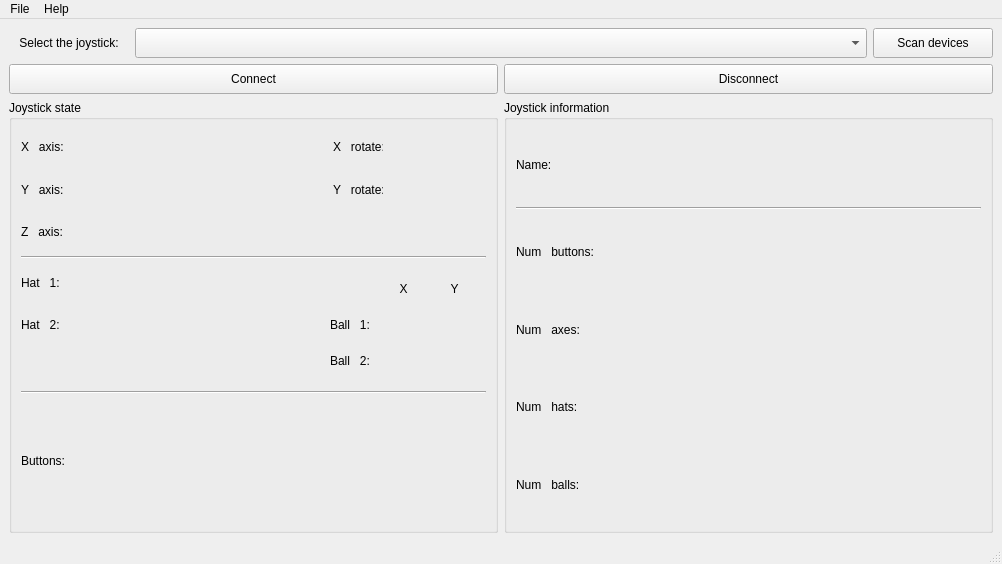
<?xml version="1.0" encoding="UTF-8"?>
<ui version="4.0">
 <class>VJoystickMainWindow</class>
 <widget class="QMainWindow" name="VJoystickMainWindow">
  <property name="geometry">
   <rect>
    <x>0</x>
    <y>0</y>
    <width>1002</width>
    <height>564</height>
   </rect>
  </property>
  <property name="windowTitle">
   <string>vjoystick-ui</string>
  </property>
  <property name="windowIcon">
   <iconset resource="resources/resources.qrc">
    <normaloff>:/logo.png</normaloff>:/logo.png</iconset>
  </property>
  <widget class="QWidget" name="centralwidget">
   <layout class="QVBoxLayout" name="verticalLayout">
    <item>
     <layout class="QHBoxLayout" name="horizontalLayout">
      <property name="sizeConstraint">
       <enum>QLayout::SetMinimumSize</enum>
      </property>
      <item>
       <widget class="QLabel" name="lableSelectJoy">
        <property name="maximumSize">
         <size>
          <width>120</width>
          <height>30</height>
         </size>
        </property>
        <property name="text">
         <string>Select the joystick:</string>
        </property>
        <property name="alignment">
         <set>Qt::AlignCenter</set>
        </property>
       </widget>
      </item>
      <item>
       <widget class="QComboBox" name="comboBoxSelectJoy">
        <property name="maximumSize">
         <size>
          <width>16777215</width>
          <height>30</height>
         </size>
        </property>
       </widget>
      </item>
      <item>
       <widget class="QPushButton" name="pushButtonScan">
        <property name="maximumSize">
         <size>
          <width>120</width>
          <height>30</height>
         </size>
        </property>
        <property name="text">
         <string>Scan devices</string>
        </property>
       </widget>
      </item>
     </layout>
    </item>
    <item>
     <layout class="QHBoxLayout" name="horizontalLayout_2">
      <property name="sizeConstraint">
       <enum>QLayout::SetMinimumSize</enum>
      </property>
      <item>
       <widget class="QPushButton" name="pushButtonConnect">
        <property name="maximumSize">
         <size>
          <width>16777215</width>
          <height>30</height>
         </size>
        </property>
        <property name="text">
         <string>Connect</string>
        </property>
       </widget>
      </item>
      <item>
       <widget class="QPushButton" name="pushButtonDisconnect">
        <property name="maximumSize">
         <size>
          <width>16777215</width>
          <height>30</height>
         </size>
        </property>
        <property name="text">
         <string>Disconnect</string>
        </property>
       </widget>
      </item>
     </layout>
    </item>
    <item>
     <layout class="QHBoxLayout" name="horizontalLayout_3">
      <property name="sizeConstraint">
       <enum>QLayout::SetMaximumSize</enum>
      </property>
      <item>
       <widget class="QGroupBox" name="groupBoxState">
        <property name="minimumSize">
         <size>
          <width>350</width>
          <height>250</height>
         </size>
        </property>
        <property name="maximumSize">
         <size>
          <width>16777215</width>
          <height>16777215</height>
         </size>
        </property>
        <property name="title">
         <string>Joystick state</string>
        </property>
        <layout class="QVBoxLayout" name="verticalLayout_6">
         <item>
          <layout class="QHBoxLayout" name="horizontalLayout_14">
           <item>
            <layout class="QVBoxLayout" name="verticalLayout_4">
             <item>
              <layout class="QHBoxLayout" name="horizontalLayout_9">
               <item>
                <widget class="QLabel" name="labelXAxisText">
                 <property name="minimumSize">
                  <size>
                   <width>45</width>
                   <height>0</height>
                  </size>
                 </property>
                 <property name="maximumSize">
                  <size>
                   <width>45</width>
                   <height>16777215</height>
                  </size>
                 </property>
                 <property name="text">
                  <string>X   axis:</string>
                 </property>
                </widget>
               </item>
               <item>
                <spacer name="horizontalSpacer_6">
                 <property name="orientation">
                  <enum>Qt::Horizontal</enum>
                 </property>
                 <property name="sizeHint" stdset="0">
                  <size>
                   <width>40</width>
                   <height>20</height>
                  </size>
                 </property>
                </spacer>
               </item>
               <item>
                <widget class="QLabel" name="labelXAxis">
                 <property name="minimumSize">
                  <size>
                   <width>45</width>
                   <height>0</height>
                  </size>
                 </property>
                 <property name="maximumSize">
                  <size>
                   <width>45</width>
                   <height>16777215</height>
                  </size>
                 </property>
                 <property name="text">
                  <string/>
                 </property>
                 <property name="alignment">
                  <set>Qt::AlignRight|Qt::AlignTrailing|Qt::AlignVCenter</set>
                 </property>
                </widget>
               </item>
              </layout>
             </item>
             <item>
              <layout class="QHBoxLayout" name="horizontalLayout_10">
               <item>
                <widget class="QLabel" name="labelYAxisText">
                 <property name="minimumSize">
                  <size>
                   <width>45</width>
                   <height>0</height>
                  </size>
                 </property>
                 <property name="maximumSize">
                  <size>
                   <width>45</width>
                   <height>16777215</height>
                  </size>
                 </property>
                 <property name="text">
                  <string>Y   axis:</string>
                 </property>
                </widget>
               </item>
               <item>
                <spacer name="horizontalSpacer_7">
                 <property name="orientation">
                  <enum>Qt::Horizontal</enum>
                 </property>
                 <property name="sizeHint" stdset="0">
                  <size>
                   <width>40</width>
                   <height>20</height>
                  </size>
                 </property>
                </spacer>
               </item>
               <item>
                <widget class="QLabel" name="labelYAxis">
                 <property name="minimumSize">
                  <size>
                   <width>45</width>
                   <height>0</height>
                  </size>
                 </property>
                 <property name="maximumSize">
                  <size>
                   <width>45</width>
                   <height>16777215</height>
                  </size>
                 </property>
                 <property name="text">
                  <string/>
                 </property>
                 <property name="alignment">
                  <set>Qt::AlignRight|Qt::AlignTrailing|Qt::AlignVCenter</set>
                 </property>
                </widget>
               </item>
              </layout>
             </item>
             <item>
              <layout class="QHBoxLayout" name="horizontalLayout_11">
               <item>
                <widget class="QLabel" name="labelZAxisText">
                 <property name="minimumSize">
                  <size>
                   <width>45</width>
                   <height>0</height>
                  </size>
                 </property>
                 <property name="maximumSize">
                  <size>
                   <width>45</width>
                   <height>16777215</height>
                  </size>
                 </property>
                 <property name="text">
                  <string>Z   axis:</string>
                 </property>
                </widget>
               </item>
               <item>
                <spacer name="horizontalSpacer_8">
                 <property name="orientation">
                  <enum>Qt::Horizontal</enum>
                 </property>
                 <property name="sizeHint" stdset="0">
                  <size>
                   <width>40</width>
                   <height>20</height>
                  </size>
                 </property>
                </spacer>
               </item>
               <item>
                <widget class="QLabel" name="labelZAxis">
                 <property name="minimumSize">
                  <size>
                   <width>45</width>
                   <height>0</height>
                  </size>
                 </property>
                 <property name="maximumSize">
                  <size>
                   <width>45</width>
                   <height>16777215</height>
                  </size>
                 </property>
                 <property name="text">
                  <string/>
                 </property>
                 <property name="alignment">
                  <set>Qt::AlignRight|Qt::AlignTrailing|Qt::AlignVCenter</set>
                 </property>
                </widget>
               </item>
              </layout>
             </item>
            </layout>
           </item>
           <item>
            <spacer name="horizontalSpacer_12">
             <property name="orientation">
              <enum>Qt::Horizontal</enum>
             </property>
             <property name="sizeHint" stdset="0">
              <size>
               <width>40</width>
               <height>20</height>
              </size>
             </property>
            </spacer>
           </item>
           <item>
            <layout class="QVBoxLayout" name="verticalLayout_3">
             <item>
              <layout class="QHBoxLayout" name="horizontalLayout_12">
               <item>
                <widget class="QLabel" name="labelXRotateText">
                 <property name="minimumSize">
                  <size>
                   <width>50</width>
                   <height>0</height>
                  </size>
                 </property>
                 <property name="maximumSize">
                  <size>
                   <width>45</width>
                   <height>16777215</height>
                  </size>
                 </property>
                 <property name="text">
                  <string>X   rotate:</string>
                 </property>
                </widget>
               </item>
               <item>
                <spacer name="horizontalSpacer_9">
                 <property name="orientation">
                  <enum>Qt::Horizontal</enum>
                 </property>
                 <property name="sizeHint" stdset="0">
                  <size>
                   <width>40</width>
                   <height>20</height>
                  </size>
                 </property>
                </spacer>
               </item>
               <item>
                <widget class="QLabel" name="labelXRotate">
                 <property name="minimumSize">
                  <size>
                   <width>45</width>
                   <height>0</height>
                  </size>
                 </property>
                 <property name="maximumSize">
                  <size>
                   <width>45</width>
                   <height>16777215</height>
                  </size>
                 </property>
                 <property name="text">
                  <string/>
                 </property>
                 <property name="alignment">
                  <set>Qt::AlignRight|Qt::AlignTrailing|Qt::AlignVCenter</set>
                 </property>
                </widget>
               </item>
              </layout>
             </item>
             <item>
              <layout class="QHBoxLayout" name="horizontalLayout_13">
               <item>
                <widget class="QLabel" name="labelYRotateText">
                 <property name="minimumSize">
                  <size>
                   <width>50</width>
                   <height>0</height>
                  </size>
                 </property>
                 <property name="maximumSize">
                  <size>
                   <width>50</width>
                   <height>16777215</height>
                  </size>
                 </property>
                 <property name="text">
                  <string>Y   rotate:</string>
                 </property>
                </widget>
               </item>
               <item>
                <spacer name="horizontalSpacer_10">
                 <property name="orientation">
                  <enum>Qt::Horizontal</enum>
                 </property>
                 <property name="sizeHint" stdset="0">
                  <size>
                   <width>40</width>
                   <height>20</height>
                  </size>
                 </property>
                </spacer>
               </item>
               <item>
                <widget class="QLabel" name="labelYRotate">
                 <property name="minimumSize">
                  <size>
                   <width>45</width>
                   <height>0</height>
                  </size>
                 </property>
                 <property name="maximumSize">
                  <size>
                   <width>45</width>
                   <height>16777215</height>
                  </size>
                 </property>
                 <property name="text">
                  <string/>
                 </property>
                 <property name="alignment">
                  <set>Qt::AlignRight|Qt::AlignTrailing|Qt::AlignVCenter</set>
                 </property>
                </widget>
               </item>
              </layout>
             </item>
             <item>
              <widget class="QLabel" name="label_10">
               <property name="text">
                <string/>
               </property>
              </widget>
             </item>
            </layout>
           </item>
          </layout>
         </item>
         <item>
          <widget class="Line" name="line_4">
           <property name="orientation">
            <enum>Qt::Horizontal</enum>
           </property>
          </widget>
         </item>
         <item>
          <layout class="QHBoxLayout" name="horizontalLayout_15">
           <item>
            <layout class="QVBoxLayout" name="verticalLayout_7">
             <item>
              <layout class="QHBoxLayout" name="horizontalLayout_21">
               <item>
                <widget class="QLabel" name="labelHat1Text">
                 <property name="minimumSize">
                  <size>
                   <width>45</width>
                   <height>0</height>
                  </size>
                 </property>
                 <property name="maximumSize">
                  <size>
                   <width>45</width>
                   <height>16777215</height>
                  </size>
                 </property>
                 <property name="text">
                  <string>Hat   1: </string>
                 </property>
                </widget>
               </item>
               <item>
                <spacer name="horizontalSpacer_18">
                 <property name="orientation">
                  <enum>Qt::Horizontal</enum>
                 </property>
                 <property name="sizeHint" stdset="0">
                  <size>
                   <width>40</width>
                   <height>20</height>
                  </size>
                 </property>
                </spacer>
               </item>
               <item>
                <widget class="QLabel" name="labelHat1">
                 <property name="minimumSize">
                  <size>
                   <width>65</width>
                   <height>0</height>
                  </size>
                 </property>
                 <property name="maximumSize">
                  <size>
                   <width>65</width>
                   <height>16777215</height>
                  </size>
                 </property>
                 <property name="text">
                  <string/>
                 </property>
                 <property name="alignment">
                  <set>Qt::AlignRight|Qt::AlignTrailing|Qt::AlignVCenter</set>
                 </property>
                </widget>
               </item>
              </layout>
             </item>
             <item>
              <layout class="QHBoxLayout" name="horizontalLayout_22">
               <item>
                <widget class="QLabel" name="labelHat2Text">
                 <property name="minimumSize">
                  <size>
                   <width>45</width>
                   <height>0</height>
                  </size>
                 </property>
                 <property name="maximumSize">
                  <size>
                   <width>45</width>
                   <height>16777215</height>
                  </size>
                 </property>
                 <property name="text">
                  <string>Hat   2:  </string>
                 </property>
                </widget>
               </item>
               <item>
                <spacer name="horizontalSpacer_19">
                 <property name="orientation">
                  <enum>Qt::Horizontal</enum>
                 </property>
                 <property name="sizeHint" stdset="0">
                  <size>
                   <width>40</width>
                   <height>20</height>
                  </size>
                 </property>
                </spacer>
               </item>
               <item>
                <widget class="QLabel" name="labelHat2">
                 <property name="minimumSize">
                  <size>
                   <width>65</width>
                   <height>0</height>
                  </size>
                 </property>
                 <property name="maximumSize">
                  <size>
                   <width>65</width>
                   <height>16777215</height>
                  </size>
                 </property>
                 <property name="text">
                  <string/>
                 </property>
                 <property name="alignment">
                  <set>Qt::AlignRight|Qt::AlignTrailing|Qt::AlignVCenter</set>
                 </property>
                </widget>
               </item>
              </layout>
             </item>
             <item>
              <widget class="QLabel" name="label_12">
               <property name="text">
                <string/>
               </property>
              </widget>
             </item>
            </layout>
           </item>
           <item>
            <spacer name="horizontalSpacer_26">
             <property name="orientation">
              <enum>Qt::Horizontal</enum>
             </property>
             <property name="sizeHint" stdset="0">
              <size>
               <width>40</width>
               <height>20</height>
              </size>
             </property>
            </spacer>
           </item>
           <item>
            <widget class="QWidget" name="ballWidget" native="true">
             <layout class="QVBoxLayout" name="verticalLayout_5">
              <item>
               <layout class="QGridLayout" name="gridLayout">
                <item row="0" column="1">
                 <widget class="QLabel" name="labeBallXText">
                  <property name="minimumSize">
                   <size>
                    <width>45</width>
                    <height>0</height>
                   </size>
                  </property>
                  <property name="maximumSize">
                   <size>
                    <width>45</width>
                    <height>16777215</height>
                   </size>
                  </property>
                  <property name="text">
                   <string>X</string>
                  </property>
                  <property name="alignment">
                   <set>Qt::AlignCenter</set>
                  </property>
                 </widget>
                </item>
                <item row="0" column="2">
                 <widget class="QLabel" name="labeBallYText">
                  <property name="minimumSize">
                   <size>
                    <width>45</width>
                    <height>0</height>
                   </size>
                  </property>
                  <property name="maximumSize">
                   <size>
                    <width>45</width>
                    <height>16777215</height>
                   </size>
                  </property>
                  <property name="text">
                   <string>Y</string>
                  </property>
                  <property name="alignment">
                   <set>Qt::AlignCenter</set>
                  </property>
                 </widget>
                </item>
                <item row="1" column="0">
                 <widget class="QLabel" name="labeBall1Text">
                  <property name="minimumSize">
                   <size>
                    <width>45</width>
                    <height>0</height>
                   </size>
                  </property>
                  <property name="maximumSize">
                   <size>
                    <width>45</width>
                    <height>16777215</height>
                   </size>
                  </property>
                  <property name="text">
                   <string>Ball   1:</string>
                  </property>
                 </widget>
                </item>
                <item row="1" column="1">
                 <widget class="QLabel" name="labelBall1X">
                  <property name="minimumSize">
                   <size>
                    <width>45</width>
                    <height>0</height>
                   </size>
                  </property>
                  <property name="maximumSize">
                   <size>
                    <width>45</width>
                    <height>16777215</height>
                   </size>
                  </property>
                  <property name="text">
                   <string/>
                  </property>
                  <property name="alignment">
                   <set>Qt::AlignRight|Qt::AlignTrailing|Qt::AlignVCenter</set>
                  </property>
                 </widget>
                </item>
                <item row="1" column="2">
                 <widget class="QLabel" name="labelBall1Y">
                  <property name="minimumSize">
                   <size>
                    <width>45</width>
                    <height>0</height>
                   </size>
                  </property>
                  <property name="maximumSize">
                   <size>
                    <width>45</width>
                    <height>16777215</height>
                   </size>
                  </property>
                  <property name="text">
                   <string/>
                  </property>
                  <property name="alignment">
                   <set>Qt::AlignRight|Qt::AlignTrailing|Qt::AlignVCenter</set>
                  </property>
                 </widget>
                </item>
                <item row="2" column="0">
                 <widget class="QLabel" name="labeBall2Text">
                  <property name="minimumSize">
                   <size>
                    <width>45</width>
                    <height>0</height>
                   </size>
                  </property>
                  <property name="maximumSize">
                   <size>
                    <width>45</width>
                    <height>16777215</height>
                   </size>
                  </property>
                  <property name="text">
                   <string>Ball   2:</string>
                  </property>
                 </widget>
                </item>
                <item row="2" column="1">
                 <widget class="QLabel" name="labelBall2X">
                  <property name="minimumSize">
                   <size>
                    <width>45</width>
                    <height>0</height>
                   </size>
                  </property>
                  <property name="maximumSize">
                   <size>
                    <width>45</width>
                    <height>16777215</height>
                   </size>
                  </property>
                  <property name="text">
                   <string/>
                  </property>
                  <property name="alignment">
                   <set>Qt::AlignRight|Qt::AlignTrailing|Qt::AlignVCenter</set>
                  </property>
                 </widget>
                </item>
                <item row="2" column="2">
                 <widget class="QLabel" name="labelBall2Y">
                  <property name="minimumSize">
                   <size>
                    <width>45</width>
                    <height>0</height>
                   </size>
                  </property>
                  <property name="maximumSize">
                   <size>
                    <width>45</width>
                    <height>16777215</height>
                   </size>
                  </property>
                  <property name="text">
                   <string/>
                  </property>
                  <property name="alignment">
                   <set>Qt::AlignRight|Qt::AlignTrailing|Qt::AlignVCenter</set>
                  </property>
                 </widget>
                </item>
               </layout>
              </item>
             </layout>
            </widget>
           </item>
          </layout>
         </item>
         <item>
          <widget class="Line" name="line_3">
           <property name="orientation">
            <enum>Qt::Horizontal</enum>
           </property>
          </widget>
         </item>
         <item>
          <layout class="QHBoxLayout" name="horizontalLayout_25">
           <item>
            <widget class="QLabel" name="labeButtonText">
             <property name="minimumSize">
              <size>
               <width>60</width>
               <height>0</height>
              </size>
             </property>
             <property name="maximumSize">
              <size>
               <width>60</width>
               <height>16777215</height>
              </size>
             </property>
             <property name="text">
              <string>Buttons:</string>
             </property>
            </widget>
           </item>
           <item>
            <widget class="QLabel" name="labelButton">
             <property name="text">
              <string/>
             </property>
             <property name="alignment">
              <set>Qt::AlignCenter</set>
             </property>
            </widget>
           </item>
          </layout>
         </item>
        </layout>
       </widget>
      </item>
      <item>
       <widget class="QGroupBox" name="groupBoxInfo">
        <property name="minimumSize">
         <size>
          <width>350</width>
          <height>250</height>
         </size>
        </property>
        <property name="maximumSize">
         <size>
          <width>16777215</width>
          <height>16777215</height>
         </size>
        </property>
        <property name="title">
         <string>Joystick information</string>
        </property>
        <layout class="QVBoxLayout" name="verticalLayout_2">
         <item>
          <layout class="QHBoxLayout" name="horizontalLayout_4">
           <item>
            <widget class="QLabel" name="labelNameText">
             <property name="minimumSize">
              <size>
               <width>100</width>
               <height>0</height>
              </size>
             </property>
             <property name="text">
              <string>Name:</string>
             </property>
            </widget>
           </item>
           <item>
            <spacer name="horizontalSpacer">
             <property name="orientation">
              <enum>Qt::Horizontal</enum>
             </property>
             <property name="sizeHint" stdset="0">
              <size>
               <width>40</width>
               <height>20</height>
              </size>
             </property>
            </spacer>
           </item>
           <item>
            <widget class="QLabel" name="labelName">
             <property name="minimumSize">
              <size>
               <width>300</width>
               <height>0</height>
              </size>
             </property>
             <property name="text">
              <string/>
             </property>
             <property name="alignment">
              <set>Qt::AlignCenter</set>
             </property>
            </widget>
           </item>
          </layout>
         </item>
         <item>
          <widget class="Line" name="line">
           <property name="orientation">
            <enum>Qt::Horizontal</enum>
           </property>
          </widget>
         </item>
         <item>
          <layout class="QHBoxLayout" name="horizontalLayout_5">
           <item>
            <widget class="QLabel" name="labeNumButtonsText">
             <property name="minimumSize">
              <size>
               <width>100</width>
               <height>0</height>
              </size>
             </property>
             <property name="text">
              <string>Num   buttons:</string>
             </property>
            </widget>
           </item>
           <item>
            <spacer name="horizontalSpacer_2">
             <property name="orientation">
              <enum>Qt::Horizontal</enum>
             </property>
             <property name="sizeHint" stdset="0">
              <size>
               <width>40</width>
               <height>20</height>
              </size>
             </property>
            </spacer>
           </item>
           <item>
            <widget class="QLabel" name="labelNumButtons">
             <property name="minimumSize">
              <size>
               <width>100</width>
               <height>0</height>
              </size>
             </property>
             <property name="text">
              <string/>
             </property>
             <property name="alignment">
              <set>Qt::AlignCenter</set>
             </property>
            </widget>
           </item>
          </layout>
         </item>
         <item>
          <layout class="QHBoxLayout" name="horizontalLayout_6">
           <item>
            <widget class="QLabel" name="labeNumAxesText">
             <property name="minimumSize">
              <size>
               <width>100</width>
               <height>0</height>
              </size>
             </property>
             <property name="text">
              <string>Num   axes:</string>
             </property>
            </widget>
           </item>
           <item>
            <spacer name="horizontalSpacer_3">
             <property name="orientation">
              <enum>Qt::Horizontal</enum>
             </property>
             <property name="sizeHint" stdset="0">
              <size>
               <width>40</width>
               <height>20</height>
              </size>
             </property>
            </spacer>
           </item>
           <item>
            <widget class="QLabel" name="labelNumAxes">
             <property name="minimumSize">
              <size>
               <width>100</width>
               <height>0</height>
              </size>
             </property>
             <property name="text">
              <string/>
             </property>
             <property name="alignment">
              <set>Qt::AlignCenter</set>
             </property>
            </widget>
           </item>
          </layout>
         </item>
         <item>
          <layout class="QHBoxLayout" name="horizontalLayout_7">
           <item>
            <widget class="QLabel" name="labeNumHatsText">
             <property name="minimumSize">
              <size>
               <width>100</width>
               <height>0</height>
              </size>
             </property>
             <property name="text">
              <string>Num   hats:</string>
             </property>
            </widget>
           </item>
           <item>
            <spacer name="horizontalSpacer_4">
             <property name="orientation">
              <enum>Qt::Horizontal</enum>
             </property>
             <property name="sizeHint" stdset="0">
              <size>
               <width>40</width>
               <height>20</height>
              </size>
             </property>
            </spacer>
           </item>
           <item>
            <widget class="QLabel" name="labelNumHats">
             <property name="minimumSize">
              <size>
               <width>100</width>
               <height>0</height>
              </size>
             </property>
             <property name="text">
              <string/>
             </property>
             <property name="alignment">
              <set>Qt::AlignCenter</set>
             </property>
            </widget>
           </item>
          </layout>
         </item>
         <item>
          <layout class="QHBoxLayout" name="horizontalLayout_8">
           <item>
            <widget class="QLabel" name="labelNumBallsText">
             <property name="minimumSize">
              <size>
               <width>100</width>
               <height>0</height>
              </size>
             </property>
             <property name="text">
              <string>Num   balls:</string>
             </property>
            </widget>
           </item>
           <item>
            <spacer name="horizontalSpacer_5">
             <property name="orientation">
              <enum>Qt::Horizontal</enum>
             </property>
             <property name="sizeHint" stdset="0">
              <size>
               <width>40</width>
               <height>20</height>
              </size>
             </property>
            </spacer>
           </item>
           <item>
            <widget class="QLabel" name="labelNumBalls">
             <property name="minimumSize">
              <size>
               <width>100</width>
               <height>0</height>
              </size>
             </property>
             <property name="text">
              <string/>
             </property>
             <property name="alignment">
              <set>Qt::AlignCenter</set>
             </property>
            </widget>
           </item>
          </layout>
         </item>
        </layout>
       </widget>
      </item>
     </layout>
    </item>
   </layout>
  </widget>
  <widget class="QStatusBar" name="statusbar"/>
  <widget class="QMenuBar" name="menubar">
   <property name="geometry">
    <rect>
     <x>0</x>
     <y>0</y>
     <width>1002</width>
     <height>20</height>
    </rect>
   </property>
   <widget class="QMenu" name="menuExit">
    <property name="title">
     <string>File</string>
    </property>
    <addaction name="actionScan"/>
    <addaction name="actionConnect"/>
    <addaction name="actionDisconnect"/>
    <addaction name="separator"/>
    <addaction name="actionExit"/>
   </widget>
   <widget class="QMenu" name="menuHelp">
    <property name="title">
     <string>Help</string>
    </property>
    <addaction name="actionAbout"/>
   </widget>
   <addaction name="menuExit"/>
   <addaction name="menuHelp"/>
  </widget>
  <action name="actionExit">
   <property name="text">
    <string>Exit</string>
   </property>
   <property name="shortcut">
    <string>Ctrl+Q</string>
   </property>
  </action>
  <action name="actionAbout">
   <property name="text">
    <string>About</string>
   </property>
  </action>
  <action name="actionConnect">
   <property name="text">
    <string>Connect</string>
   </property>
   <property name="shortcut">
    <string>Ctrl+C</string>
   </property>
  </action>
  <action name="actionDisconnect">
   <property name="text">
    <string>Disconnect</string>
   </property>
   <property name="shortcut">
    <string>Ctrl+D</string>
   </property>
  </action>
  <action name="actionScan">
   <property name="text">
    <string>Scan</string>
   </property>
   <property name="shortcut">
    <string>Ctrl+S</string>
   </property>
  </action>
 </widget>
 <resources>
  <include location="resources/resources.qrc"/>
 </resources>
 <connections/>
</ui>
